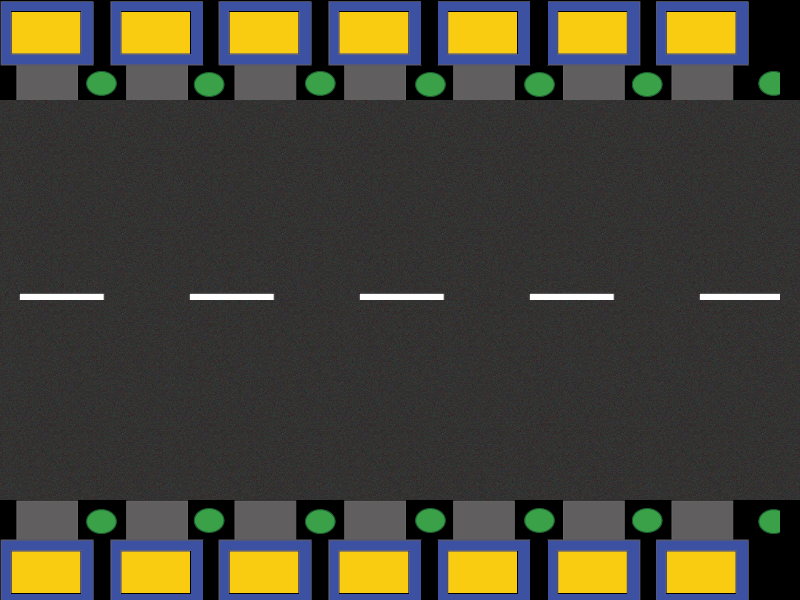

This is a level from a 2D game, rendered from its Tiled map with the project's own tilesets. A one-line summary and the map file follow, with tile-layer data summarised:
An orthogonal 40x30 tile map with 20x20 px tiles, 1 tile layer (Tile Layer 1), 3 tilesets.

<map version="1.0" orientation="orthogonal" width="40" height="30" tilewidth="20" tileheight="20">
 <tileset firstgid="1" name="Road" tilewidth="20" tileheight="20">
  <image source="Road.png" width="874" height="474" />
 </tileset>
 <tileset firstgid="990" name="Bottom" tilewidth="20" tileheight="20">
  <image source="Bottom.png" width="790" height="105" />
 </tileset>
 <tileset firstgid="1185" name="Top" tilewidth="20" tileheight="20">
  <image source="Top.png" width="790" height="105" />
 </tileset>
 <layer name="Tile Layer 1" width="40" height="30">
  <data>[1200 cells, 1190 non-empty, 478 distinct tile ids]</data>
 </layer>
</map>